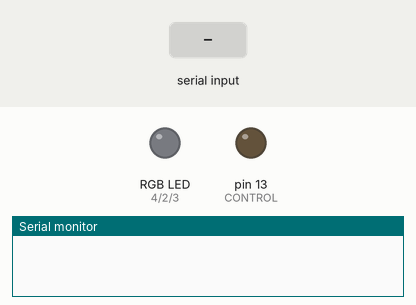
Recording of a sketch running on a simulated Arduino Uno, built with avr-gcc and run on an emulated ATmega328P. Shown: an RGB LED mixed from three pins (HIGH = lit), output pins drawn as LEDs (lit = HIGH), the last lines printed to the serial monitor. Dashed ring = blinking. The test bench sets the inputs (shaded band).

Above: at 1.2 s.
1.3 s: "90,45\n" received over Serial
At 2.4 s:
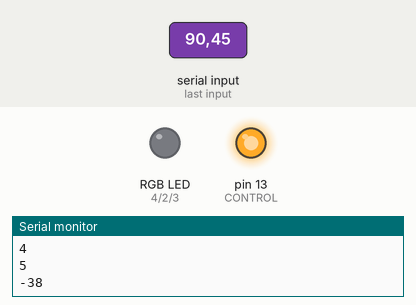
3.2 s: "30,150\n" received over Serial
At 3.65 s:
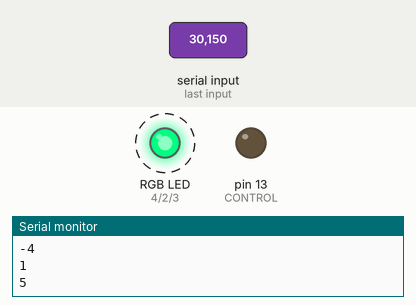
5.1 s: "2\n" received over Serial
At 6.3 s:
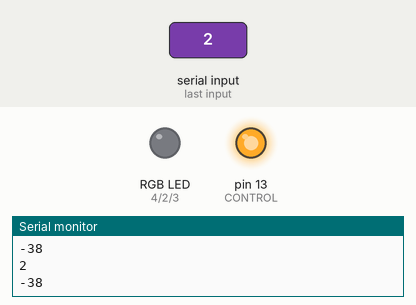
Timing chart, 0 to 8.1 s (numbered marks = the images above; inputs shaded):
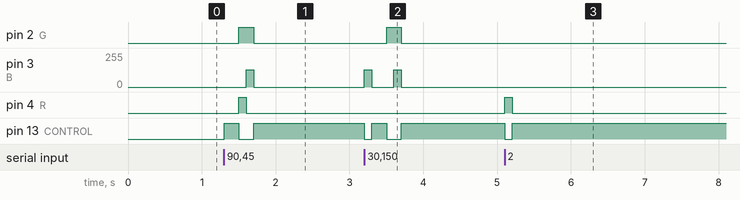

Measured:
- after the input at 1.3 s, pin 2 (G): LOW → HIGH after 0.20 s, → LOW 0.20 s later; pin 3 (B): 0/255 → 128/255 after 0.30 s, → 0/255 0.10 s later; pin 4 (R): LOW → HIGH after 0.20 s, → LOW 0.10 s later; pin 13 (CONTROL): LOW → HIGH at once, → LOW 0.20 s later, → HIGH 0.20 s later
- after the input at 3.2 s, pin 2 (G): LOW → HIGH after 0.30 s, → LOW 0.20 s later; pin 3 (B): alternates 128/255 for 0.10 s and 0/255 for 0.30 s, 4 changes in all, then stays 0/255, starting at once; pin 13 (CONTROL): HIGH → LOW at once, → HIGH 0.10 s later, → LOW 0.20 s later, → HIGH 0.20 s later
- after the input at 5.1 s, pin 4 (R): LOW → HIGH at once, → LOW 0.10 s later; pin 13 (CONTROL): HIGH → LOW at once, → HIGH 0.10 s later

The sketch:

seslikomut.ino
```cpp
#define B 3
#define G 2
#define R 4
#define CONTROL 13

void setup() {
  /* Bu kısımda seri iletişimi aktif hale getirdim 9600 bant genişliğiyle
  Sonrasında RGB ledin bacaklarının bacaklarını R G B olarak ayırıp sırasıyla 4 2 3 pinlerine bağladım ve output olarak ayarldım*/
  Serial.begin(9600);
  pinMode(R,OUTPUT);
  pinMode(B,OUTPUT);
  pinMode(G,OUTPUT);
  pinMode(CONTROL,OUTPUT);
}

void loop() {
  /* Bu kısımda seri iletişim ile char değeri aldım sonrasında o değerden 0'ın char değerini çıkardım
  Sonrasında gelen değere göre sırasıyla hangi renk yanacağına göre ledlerin RGB bacaklarına güç verdim */

  if(Serial.available()){
    digitalWrite(CONTROL,0);
    int mode = Serial.read() - '0';
    Serial.println(mode);
    switch(mode){
        case 1:
        analogWrite(B,0);
        analogWrite(G,129);
        analogWrite(R,0);

        break;
        case 2:
        analogWrite(R,128);
        analogWrite(G,0);
        analogWrite(B,0);
        break;
        case 3:
        analogWrite(B,128);
        analogWrite(G,0);
        analogWrite(R,0);;
        break;
        case 4:
        analogWrite(B,0);
        analogWrite(G,128);
        analogWrite(R,128);
        break;
        case 5:
        analogWrite(B,128);
        analogWrite(G,128);
        analogWrite(R,0);
        break;
        case 6:
        analogWrite(B,128);
        analogWrite(G,0);
        analogWrite(R,128);
        break;
        case 7:
        analogWrite(B,128);
        analogWrite(G,128);
        analogWrite(R,128);
        break;
        case 8:
        analogWrite(B,0);
        analogWrite(G,0);
        analogWrite(R,0);
        break;
        case 9:
        analogWrite(B,0);
        analogWrite(G,0);
        analogWrite(R,0);
        return;
        break;
        default:
        digitalWrite(CONTROL,1);
        analogWrite(B,0);
        analogWrite(G,0);
        analogWrite(R,0);
    }
    delay(100);
  }}
```
